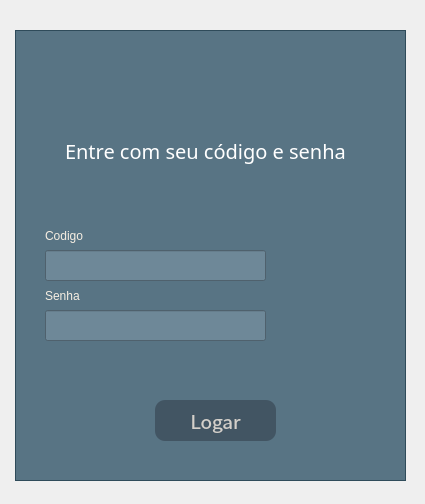
<?xml version="1.0" encoding="UTF-8"?>
<ui version="4.0">
 <class>Login</class>
 <widget class="QMainWindow" name="Login">
  <property name="geometry">
   <rect>
    <x>0</x>
    <y>0</y>
    <width>425</width>
    <height>504</height>
   </rect>
  </property>
  <property name="sizePolicy">
   <sizepolicy hsizetype="Preferred" vsizetype="Preferred">
    <horstretch>169</horstretch>
    <verstretch>20</verstretch>
   </sizepolicy>
  </property>
  <property name="minimumSize">
   <size>
    <width>425</width>
    <height>504</height>
   </size>
  </property>
  <property name="maximumSize">
   <size>
    <width>425</width>
    <height>504</height>
   </size>
  </property>
  <property name="font">
   <font>
    <weight>50</weight>
    <bold>false</bold>
   </font>
  </property>
  <property name="focusPolicy">
   <enum>Qt::NoFocus</enum>
  </property>
  <property name="windowTitle">
   <string>AirSys - Login</string>
  </property>
  <property name="autoFillBackground">
   <bool>false</bool>
  </property>
  <property name="styleSheet">
   <string notr="true">#Login
{
background-image: url(:/fundos/fundo.jpg);
}

#frame
{
background-color: rgba(46, 82, 102, 200);
}

#label_codigo
{
color: rgb(246, 238, 226);
font: 75 14pt &quot;MathJax_SansSerif&quot;;
}

#CampoCodigo
{
color: rgb(211, 208, 203);
background-color: #6E8898;
}

#label_senha
{
color: rgb(246, 238, 226);
font: 75 14pt &quot;MathJax_SansSerif&quot;;
}

#CampoSenha
{
color: rgb(211, 208, 203);
background-color: #6E8898;
}

#label
{
color: rgb(255, 255, 255);
font: 75 15pt &quot;Noto Serif Khmer&quot;;
}

#BotaoLogar
{
color:#D3D0CB;
background-color: rgb(66, 85, 99);
border-radius:10px;
}
#BotaoLogar:hover
{
background-color: rgb(122, 168, 199);
border-radius:10px;
}</string>
  </property>
  <widget class="QWidget" name="centralwidget">
   <widget class="QFrame" name="frame">
    <property name="geometry">
     <rect>
      <x>15</x>
      <y>30</y>
      <width>391</width>
      <height>451</height>
     </rect>
    </property>
    <property name="font">
     <font>
      <family>Noto Sans CJK TC Bold</family>
      <pointsize>12</pointsize>
      <weight>75</weight>
      <bold>true</bold>
     </font>
    </property>
    <property name="styleSheet">
     <string notr="true"/>
    </property>
    <property name="frameShape">
     <enum>QFrame::StyledPanel</enum>
    </property>
    <property name="frameShadow">
     <enum>QFrame::Raised</enum>
    </property>
    <widget class="QLineEdit" name="CampoCodigo">
     <property name="geometry">
      <rect>
       <x>30</x>
       <y>220</y>
       <width>221</width>
       <height>31</height>
      </rect>
     </property>
     <property name="font">
      <font>
       <pointsize>12</pointsize>
       <weight>75</weight>
       <bold>true</bold>
      </font>
     </property>
     <property name="autoFillBackground">
      <bool>false</bool>
     </property>
     <property name="styleSheet">
      <string notr="true"/>
     </property>
     <property name="text">
      <string/>
     </property>
     <property name="alignment">
      <set>Qt::AlignLeading|Qt::AlignLeft|Qt::AlignVCenter</set>
     </property>
     <property name="placeholderText">
      <string/>
     </property>
     <property name="cursorMoveStyle">
      <enum>Qt::VisualMoveStyle</enum>
     </property>
    </widget>
    <widget class="QLineEdit" name="CampoSenha">
     <property name="geometry">
      <rect>
       <x>30</x>
       <y>280</y>
       <width>221</width>
       <height>31</height>
      </rect>
     </property>
     <property name="font">
      <font>
       <pointsize>12</pointsize>
       <weight>75</weight>
       <bold>true</bold>
      </font>
     </property>
     <property name="styleSheet">
      <string notr="true"/>
     </property>
     <property name="text">
      <string/>
     </property>
     <property name="echoMode">
      <enum>QLineEdit::Password</enum>
     </property>
     <property name="alignment">
      <set>Qt::AlignLeading|Qt::AlignLeft|Qt::AlignVCenter</set>
     </property>
     <property name="placeholderText">
      <string/>
     </property>
    </widget>
    <widget class="QPushButton" name="BotaoLogar">
     <property name="geometry">
      <rect>
       <x>140</x>
       <y>370</y>
       <width>121</width>
       <height>41</height>
      </rect>
     </property>
     <property name="font">
      <font>
       <family>Noto Sans CJK TC</family>
       <pointsize>14</pointsize>
       <weight>50</weight>
       <italic>false</italic>
       <bold>false</bold>
      </font>
     </property>
     <property name="cursor">
      <cursorShape>ArrowCursor</cursorShape>
     </property>
     <property name="styleSheet">
      <string notr="true"/>
     </property>
     <property name="text">
      <string>Logar</string>
     </property>
     <property name="shortcut">
      <string>Return</string>
     </property>
    </widget>
    <widget class="QLabel" name="label">
     <property name="geometry">
      <rect>
       <x>50</x>
       <y>100</y>
       <width>281</width>
       <height>41</height>
      </rect>
     </property>
     <property name="font">
      <font>
       <family>Noto Serif Khmer</family>
       <pointsize>15</pointsize>
       <weight>9</weight>
       <italic>false</italic>
       <bold>false</bold>
      </font>
     </property>
     <property name="styleSheet">
      <string notr="true"/>
     </property>
     <property name="text">
      <string>Entre com seu código e senha</string>
     </property>
    </widget>
    <widget class="QLabel" name="label_codigo">
     <property name="geometry">
      <rect>
       <x>30</x>
       <y>190</y>
       <width>101</width>
       <height>31</height>
      </rect>
     </property>
     <property name="text">
      <string>Codigo</string>
     </property>
    </widget>
    <widget class="QLabel" name="label_senha">
     <property name="geometry">
      <rect>
       <x>30</x>
       <y>250</y>
       <width>101</width>
       <height>31</height>
      </rect>
     </property>
     <property name="text">
      <string>Senha</string>
     </property>
    </widget>
   </widget>
  </widget>
 </widget>
 <resources>
  <include location="../recursos/recursos.qrc"/>
 </resources>
 <connections/>
</ui>
